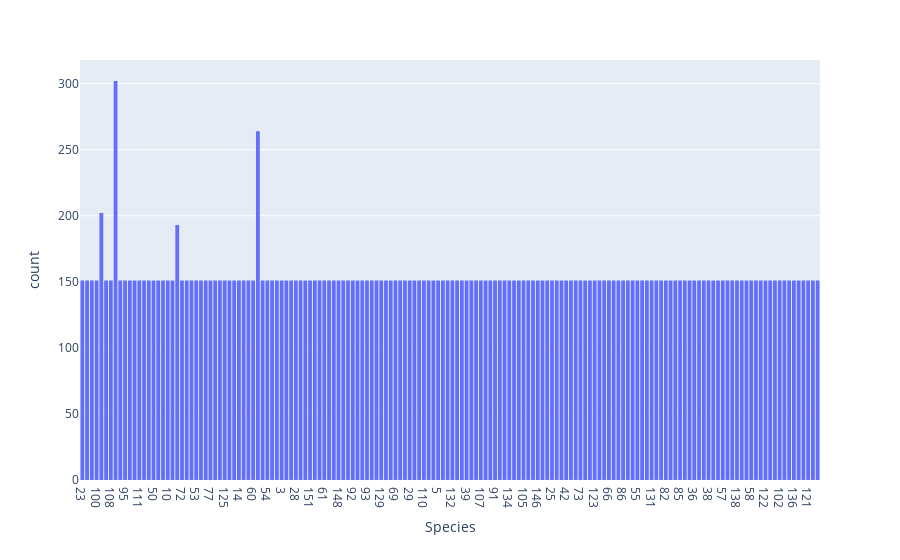

Notebook cell for this chart:
### Code cell
px.histogram(balanced_train_df , x='Species')

### Figure 1 — Plotly figure (JSON) as saved in the notebook; plotly's stock layout.template omitted (floating-point values rounded to 4 significant figures; data arrays with more than 128 entries replaced by an {"elided": "..."} marker saying what was removed)
{"data": [{"alignmentgroup": "True", "bingroup": "x", "hovertemplate": "Species=%{x}<br>count=%{y}<extra></extra>", "legendgroup": "", "marker": {"color": "#636efa", "pattern": {"shape": ""}}, "name": "", "offsetgroup": "", "orientation": "v", "showlegend": false, "type": "histogram", "x": {"elided": "23913 str values"}, "xaxis": "x", "yaxis": "y"}], "layout": {"barmode": "relative", "legend": {"tracegroupgap": 0}, "margin": {"t": 60}, "xaxis": {"anchor": "y", "domain": [0.0, 1.0], "title": {"text": "Species"}}, "yaxis": {"anchor": "x", "domain": [0.0, 1.0], "title": {"text": "count"}}}}
